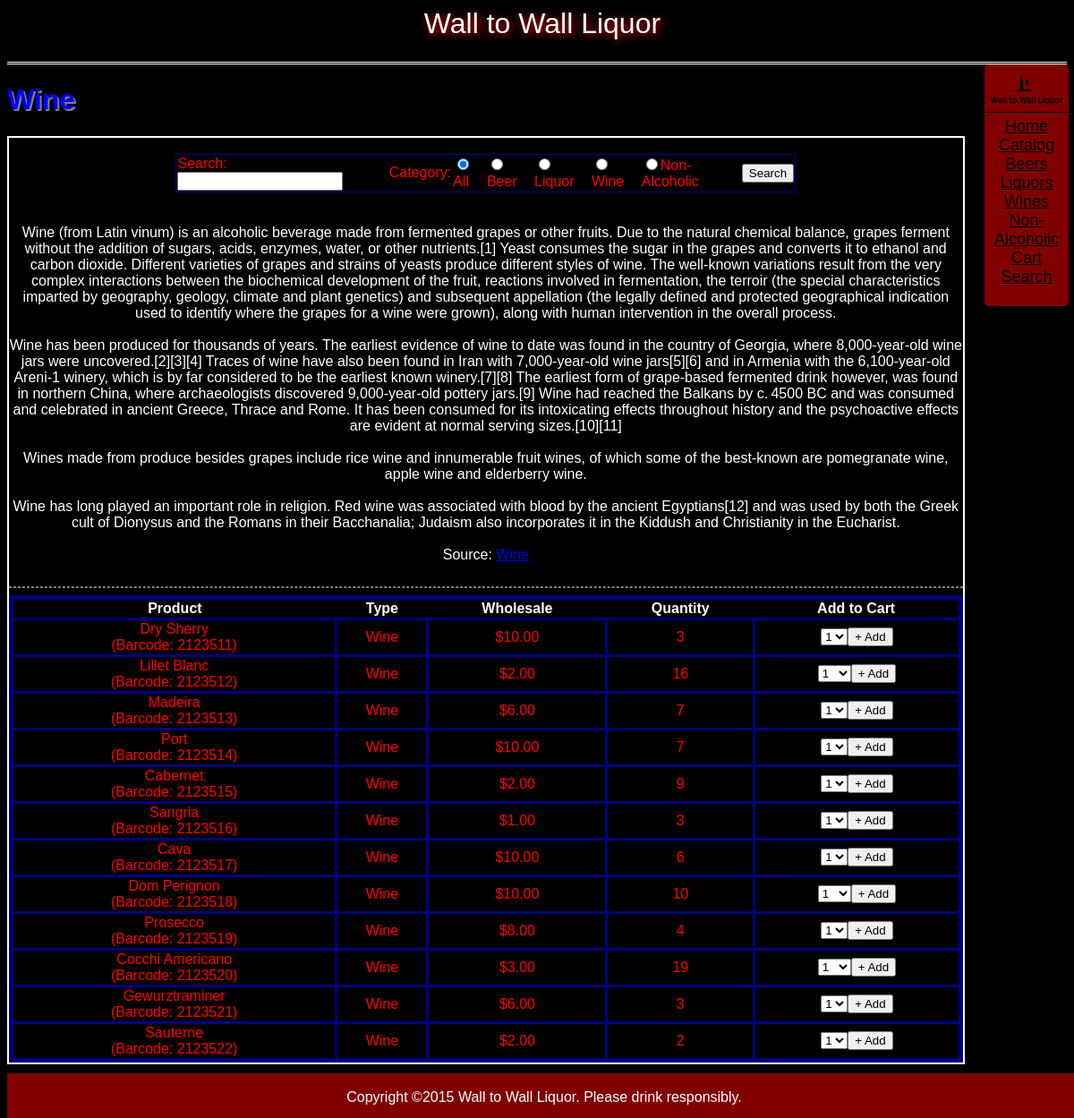
The app's page /catalog.php?category=wine with its own data.
### tables this page shows
CREATE TABLE IF NOT EXISTS `items_alcohol` (
  `barcode` int(11) NOT NULL,
  `product` varchar(255) NOT NULL,
  `price` int(11) NOT NULL,
  `stock` int(11) NOT NULL,
  `package` varchar(255) NOT NULL,
  PRIMARY KEY (`barcode`)
);

CREATE TABLE IF NOT EXISTS `description_alcohol` (
  `barcode` int(11) NOT NULL,
  `category` varchar(255) NOT NULL,
  `sub_category` varchar(255) NOT NULL,
  `type` varchar(255) NOT NULL,
  `rating` int(11) NOT NULL,
  `rate_count` int(11) NOT NULL,
  PRIMARY KEY (`barcode`)
);

### catalog.php (the view, shortened to what this page needs)
<?php
ISSET($_GET["category"]) ? $type = strtolower($_GET["category"]) : $type = "catalog";
$db = new PDO("mysql:host={$GLOBALS['mysql_host']};dbname={$GLOBALS['mysql_database']}", $GLOBALS["mysql_user"], $GLOBALS["mysql_password"])
or die("Unable to connect to database.");
if ($type == "non_alcoholic") {
    $stmt = "SELECT i.`Barcode`, `Product`,`Category`,`Price`,`Stock` FROM `items_non` as i RIGHT JOIN `description_non` as d on d.Barcode = i.Barcode WHERE d.type=:type";
}
else if ($type == "all" || $type == "catalog") {
    $stmt = "SELECT i.`Barcode`, `Product`,`Category`,`Price`,`Stock` FROM `items_alcohol` as i RIGHT JOIN `description_alcohol` as d on d.Barcode = i.Barcode";
}
else {
    $stmt = "SELECT i.`Barcode`, `Product`,`Category`,`Price`,`Stock` FROM `items_alcohol` as i RIGHT JOIN `description_alcohol` as d on d.Barcode = i.Barcode WHERE d.type=:type";
}
$sth = $db->prepare($stmt);
@$sth->bindParam(":type", $type);
$sth->execute() or die("Unable to execute");
$result = $sth->fetchAll();
echo <<< ENDL
<table class="sortable">
	<tr>
		<th>Product</th>
		<th>Type</th>
		<th>Wholesale</th>
		<th>Quantity</th>
		<th class="nj sorttable_nosort">Add to Cart</th>
	</tr>
ENDL;
foreach($result as $row) {
    echo "<tr><td>{$row["Product"]}<br />(Barcode: {$row["Barcode"]})</td><td>{$row["Category"]}</td><td>\${$row["Price"]}.00</td><td>{$row["Stock"]}</td><td>";
    if ($row["Stock"] < 1) { echo "This product is currently unavailable"; }
    else {
        echo "<select id='quantity_{$row["Barcode"]}'>";
        for($i = 1; $i <= $row["Stock"]; $i++) {
            echo "<option value='$i'>$i</option>";
        }
        echo "</select><button onclick='action(\"add\",\"{$row["Barcode"]}\")'>+ Add</button>";
    }
    echo "</td></tr>\r\n";
}
echo "</table>";

### css/site.css (style rules this page uses)
html, body, pre { font-size: medium; font-family: arial, courier, sans-serif; font-weight: normal; font-style: normal; color: white; text-align: center; background-color: black; text-overflow: ellipsis; padding-bottom: 60px; }
table { text-align: center; width: 100%; border: 5px solid navy; border-collapse: collapse; }
td { border: 3px solid navy; color: red; }

### records on screen
items_alcohol: product "Dry Sherry", barcode "2123511", description_alcohol.category "Wine", price "10", stock "3", barcode "1"
items_alcohol: product "Lillet Blanc", barcode "2123512", description_alcohol.category "Wine", price "2", stock "16", barcode "1"
items_alcohol: product "Madeira", barcode "2123513", description_alcohol.category "Wine", price "6", stock "7", barcode "1"
items_alcohol: product "Port", barcode "2123514", description_alcohol.category "Wine", price "10", stock "7", barcode "1"
items_alcohol: product "Cabernet", barcode "2123515", description_alcohol.category "Wine", price "2", stock "9", barcode "1"
items_alcohol: product "Sangria", barcode "2123516", description_alcohol.category "Wine", price "1", stock "3", barcode "1"
items_alcohol: product "Cava", barcode "2123517", description_alcohol.category "Wine", price "10", stock "6", barcode "1"
items_alcohol: product "Dom Perignon", barcode "2123518", description_alcohol.category "Wine", price "10", stock "10", barcode "1"
items_alcohol: product "Prosecco", barcode "2123519", description_alcohol.category "Wine", price "8", stock "4", barcode "1"
items_alcohol: product "Cocchi Americano", barcode "2123520", description_alcohol.category "Wine", price "3", stock "19", barcode "1"
items_alcohol: product "Gewurztraminer", barcode "2123521", description_alcohol.category "Wine", price "6", stock "3", barcode "1"
items_alcohol: product "Sauterne", barcode "2123522", description_alcohol.category "Wine", price "2", stock "2", barcode "1"

### other values on screen
$pageTitle "Wine"
preg_replace("/\n+/", "\n", $line) "Wines made from produce besides grapes include rice wine and innumerable fruit wines, of which some of the best-known are pomegranate wine, apple wine and elderberry wine."
preg_replace("/\n+/", "\n", $line) "Source: Wine"
